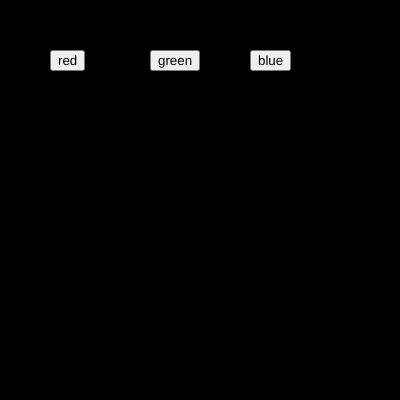
Frame 1 (no input)
Frame 60 (no input): identical to frame 1, image omitted
Frame 120 (the mouse pressed at the canvas centre since frame 60): identical to frame 1, image omitted

The p5.js sketch that drew this single still picture (run headless with seeded random() and noise() and a simulated clock; from frame 60 on, the mouse is pressed at the canvas centre):

// p5.js sketch
// ── sketch.js
var btn_red;
var btn_green;
var btn_blue;

var r = 0;
var g = 0;
var b = 0;

function setup() {
  createCanvas(400,400);

  btn_red  = createButton("red");
  btn_red.position(50,50);
  btn_red.mousePressed(red_bg);

  btn_green  = createButton("green");
  btn_green.position(150,50);
  btn_green.mousePressed(green_bg);

  btn_blue  = createButton("blue");
  btn_blue.position(250,50);
  btn_blue.mousePressed(blue_bg);
}

function draw() {
  background(r,g,b);
}

function red_bg() {
  r = 255;
  g = 0;
  b = 0;
}

function green_bg() {
  r = 0;
  g = 255;
  b = 0;
}

function blue_bg() {
  
  r = 0;
  g = 0;
  b = 255;
}
